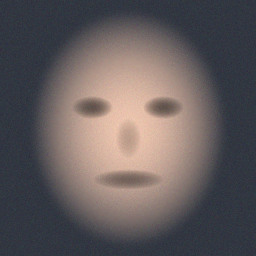
#> input picture data/synthetic/FaceSwap_Blending/sample_0000.png, 256 x 256 px; its folder holds only this picture in this run
$ python -i spectral_viz.py   (imports and definitions only)   (older library calls are emulated)
#> lines starting #> are read from the running program, lines starting #| are printed output that depends on the picture
"""
Spectral Visualization and Forensic Analysis Charts.
Renders:
1. 2D Fast Fourier Transform (FFT) Magnitude Spectra
2. Azimuthal (Radial) Frequency Profile Plots
3. Forensic High-Frequency Residual maps
"""

import io
import base64
import cv2
import numpy as np
import matplotlib
# [1 line not run here, left out]
import matplotlib.pyplot as plt
from typing import Tuple, Dict

from ..data.frequency_transforms import compute_radial_profile


def render_2d_fft_image(image_rgb: np.ndarray) -> np.ndarray:
    """
    Computes and renders 2D-FFT log-magnitude spectrum with 'inferno' colormap.
    Returns RGB uint8 image (H, W, 3).
    """
    gray = cv2.cvtColor(image_rgb, cv2.COLOR_RGB2GRAY).astype(np.float32)
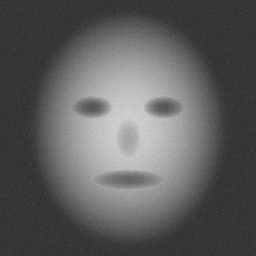
#> gray: shape (256, 256) float32; min 44, max 210, mean 93.9
    dft = np.fft.fft2(gray)
    dft_shift = np.fft.fftshift(dft)
    magnitude_spectrum = 20 * np.log(np.abs(dft_shift) + 1e-7)
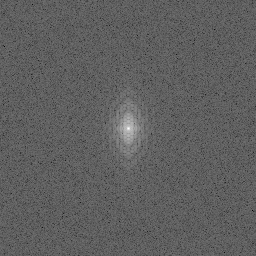
#> magnitude_spectrum: shape (256, 256) float64; min 9.19, max 312.6, mean 122.9; drawn with min black and max white

    # Normalize to 0..255
    norm_mag = cv2.normalize(magnitude_spectrum, None, 0, 255, cv2.NORM_MINMAX).astype(np.uint8)
    # Apply colormap (INFERNO or VIRIDIS)
    color_spectrum = cv2.applyColorMap(norm_mag, cv2.COLORMAP_INFERNO)
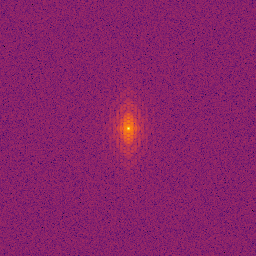
#> color_spectrum: shape (256, 256, 3); mean B, G, R 104.9, 34, 136.3
    return cv2.cvtColor(color_spectrum, cv2.COLOR_BGR2RGB)


# [45 lines left out: functions render_radial_profile_chart, render_high_pass_residual, not called in this run]

>>> import cv2
>>> picture = cv2.cvtColor(cv2.imread('../../data/synthetic/FaceSwap_Blending/sample_0000.png'), cv2.COLOR_BGR2RGB)
>>> result = render_2d_fft_image(picture)
